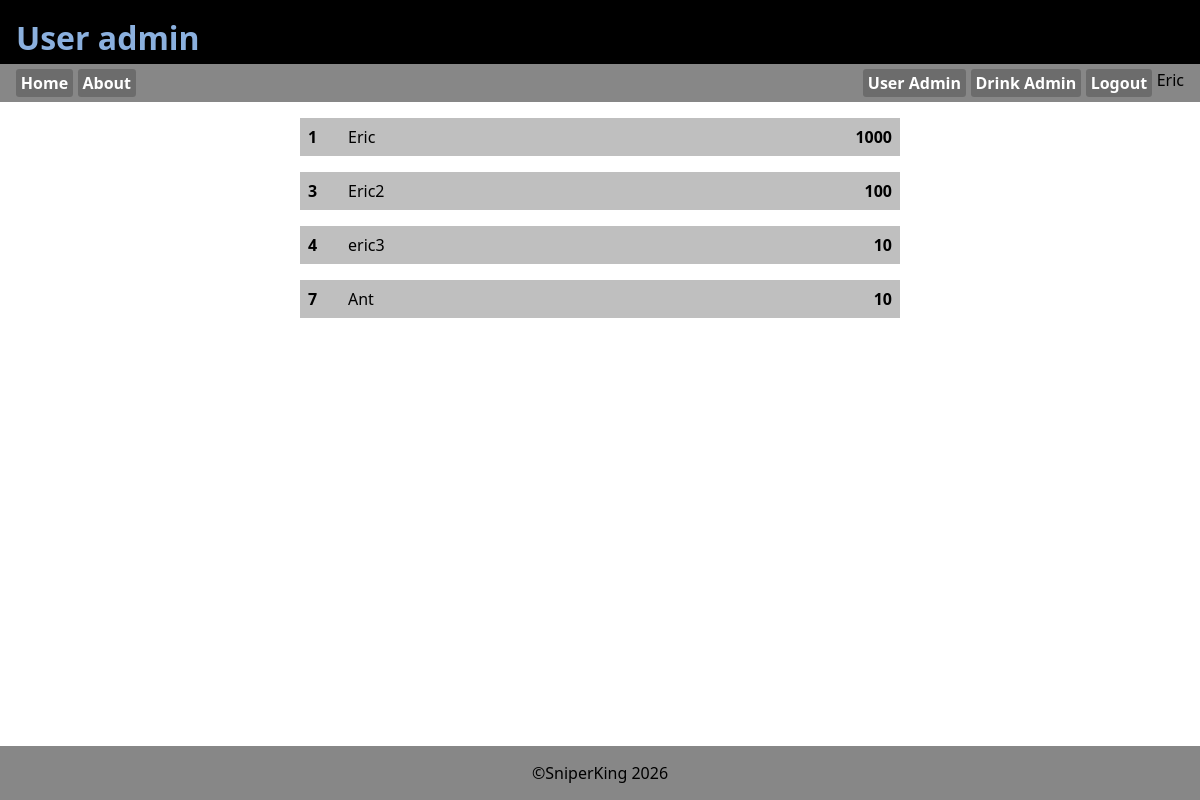
/useradmin.php (signed in), run on the app's committed database.
### tables this page shows
CREATE TABLE `tbl_user` (
  `id` int(11) NOT NULL,
  `username` varchar(32) NOT NULL,
  `password` varchar(255) NOT NULL,
  `userlevel` int(11) NOT NULL DEFAULT 10,
  `lastlogin` timestamp NOT NULL DEFAULT current_timestamp(),
  `realname` varchar(80) NOT NULL,
  `mail` varchar(100) NOT NULL,
  `created` timestamp NOT NULL DEFAULT current_timestamp()
);

### asset.php (called while the page is built, shortened)
<?php
$db_host="localhost";
$db_user="root";
$db_pass="";
$db_name="drink";
$conn=mysqli_connect($db_host, $db_user, $db_pass, $db_name);
function isLevel($level){
    if(isset($_SESSION['level'])){
        if(intval($_SESSION['level'])>=$level){
            return true;
        }else{
            return false;
        }
    }else{
        return false;
    }
}
function getUsername(){
    global $conn;
    $userid=$_SESSION['id'];
    $sql="SELECT username FROM tbl_user WHERE id=$userid";
    $result=mysqli_query($conn, $sql);
    $row=mysqli_fetch_assoc($result);
    if(mysqli_num_rows($result)>0){
        return $row['username'];
    }else{
        return "Guest";
    }
}
?>

### useradmin.php (the view, shortened to what this page needs)
<!DOCTYPE html>
<?php require_once("asset.php"); ?>
<html lang="en">
<head>
    <link rel="stylesheet" href="style.css">
</head>
<body>
    <header>
        <h1>User admin</h1>
    </header>
    <?php require_once("_nav.php"); ?>
    <main>
        <?php  if(isset($_GET['edit'])): ?>
            <?php
                $id=intval($_GET['edit']);
                $sql="SELECT * FROM tbl_user WHERE id=$id";
                $result=mysqli_query($conn, $sql);
                $user_data=mysqli_fetch_assoc($result);
            ?>
        <form action="useradmin.php" method="POST">
            <input type="hidden" name="id" value="<?=$id?>">
            <input type="hidden" name="username" value="<?=$user_data['username']?>">
            <input type="hidden" name="password" value="<?=$user_data['password']?>">
            <input type="hidden" name="created" value="<?=$user_data['created']?>">
            <div class="user_data"><?=$id?>&nbsp;&nbsp;<?=$user_data['username']?><br><?=$user_data['password']?><br><?=$user_data['created']?></div>
            <label for="realname">Real name:</label>
            <input type="text" name="realname" id="realname" value="<?=$user_data['realname']?>">
            <label for="mail">Email:</label>
            <input type="email" name="mail" id="mail" value="<?=$user_data['mail']?>">
            <label for="userlevel">User level: (10-300:user, 301-999:power user, 1000-9999:admin, >10000:superuser)</label>
            <input type="number" name="userlevel" id="userlevel" value="<?=$user_data['userlevel']?>">
            <label for="lastlogin">Users last log in:</label>
            <input type="datetime" name="lastlogin" id="lastlogin" value="<?=$user_data['lastlogin']?>">
            <input type="submit" name="btn_edit" value="Update user">
        </form>
        <?php else: ?>
        <?php
            $sql="SELECT * FROM tbl_user ORDER BY userlevel DESC";
            $result=mysqli_query($conn, $sql);
            while($row=mysqli_fetch_assoc($result)): ?>
                <details>
                    <summary>
                        <div class="id"><?=$row['id'];?></div>
                        <div class="user"><?=$row['username'];?></div>
                        <div class="level"><?=$row['userlevel'];?></div>
                    </summary>
                </details>
            <?php endwhile; ?>
            <?php endif; ?>
    </main>
    <?php require_once("_footer.php"); ?>
</body>
</html>

### _nav.php
<nav>
    <a href="index.php">Home</a>
    <a href="about.php">About</a>
    <div class="fill"></div>
    <?php if(isLevel(1000)):?>
        <a href="useradmin.php">User Admin</a>
        <a href="drinkadmin.php">Drink Admin</a>
    <?php endif; ?>
    <?php if(!isLevel(10)){?>
    <a href="register.php">Register</a>
    <button class="loginbttn" popovertarget="login">Login</button>
    <?php }else{ ?>
    <a href="_login.php?logout=1">Logout</a>
    <div class="userinfo">
        <p><?=getUsername()?></p>
    <?php } ?>
</nav>

### style.css (style rules this page uses)
:root { --clr_back_header:#000; --clr_header:#8bb0de; --clr_back_nav:#878787; --clr_back_footer:var(--clr_back_nav); }
*, *:before, *:after { margin: 0; padding: 0; box-sizing: border-box; }
body { height:100dvh; display:flex; flex-direction: column; font-family: system-ui, sans-serif; }
header { background: var(--clr_back_header); color:var(--clr_header); height:4rem; padding: 1rem; }
main { flex-grow: 5; display:flex; flex-direction: column; gap:1rem; padding-top: 1rem; }
summary { display:flex; width:100%; background: #0003; padding: .5rem; }
.id { width: 40px; font-weight: bold; }
.user { flex-grow: 1; }
.level { font-weight: bold; }
details { display:flex; flex-direction: column; background: #0001; width:50%; margin-left: auto; margin-right: auto; transition: all 0.05s ease-in-out; }
:root { --formborder: rgb(0, 0, 0, .5); --formback: rgb(0, 0, 0, .1); --formlabelcolor: rgb(0, 0, 0, .6) }

### data on the page
tbl_user: username "Eric", id "1", userlevel "1000"
tbl_user: id "3", username "Eric2", userlevel "100"
tbl_user: id "4", username "eric3", userlevel "10"
tbl_user: id "7", username "Ant", userlevel "10"
